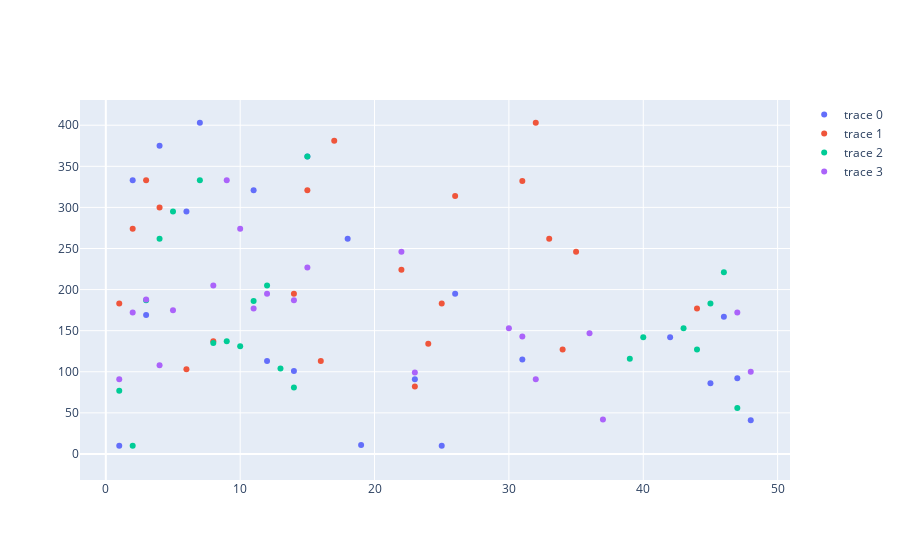

Notebook code for this chart:
### Code cell
fig = go.Figure()
fig.add_trace(go.Scatter(x=data18["ADP"], y=data["FantasyPoints"], mode='markers', text=data["Player"]))
fig.add_trace(go.Scatter(x=data19["ADP"], y=data["FantasyPoints"], mode='markers', text=data["Player"]))
fig.add_trace(go.Scatter(x=data20["ADP"], y=data["FantasyPoints"], mode='markers', text=data["Player"]))
fig.add_trace(go.Scatter(x=data21["ADP"], y=data["FantasyPoints"], mode='markers', text=data["Player"]))
fig.show()
#px.scatter(data, x="ADP", y="FantasyPoints", color="Pos", text="Player").show()

### Figure 1 — Plotly figure (JSON) as saved in the notebook; plotly's stock layout.template omitted (floating-point values rounded to 4 significant figures; data arrays with more than 128 entries replaced by an {"elided": "..."} marker saying what was removed)
{"data": [{"mode": "markers", "text": {"elided": "596 str values"}, "type": "scatter", "x": {"elided": "622 int values"}, "y": {"elided": "596 int values"}}, {"mode": "markers", "text": {"elided": "596 str values"}, "type": "scatter", "x": {"elided": "620 int values"}, "y": {"elided": "596 int values"}}, {"mode": "markers", "text": {"elided": "596 str values"}, "type": "scatter", "x": {"elided": "578 int values"}, "y": {"elided": "596 int values"}}, {"mode": "markers", "text": {"elided": "596 str values"}, "type": "scatter", "x": {"elided": "596 int values"}, "y": {"elided": "596 int values"}}], "layout": {}}
